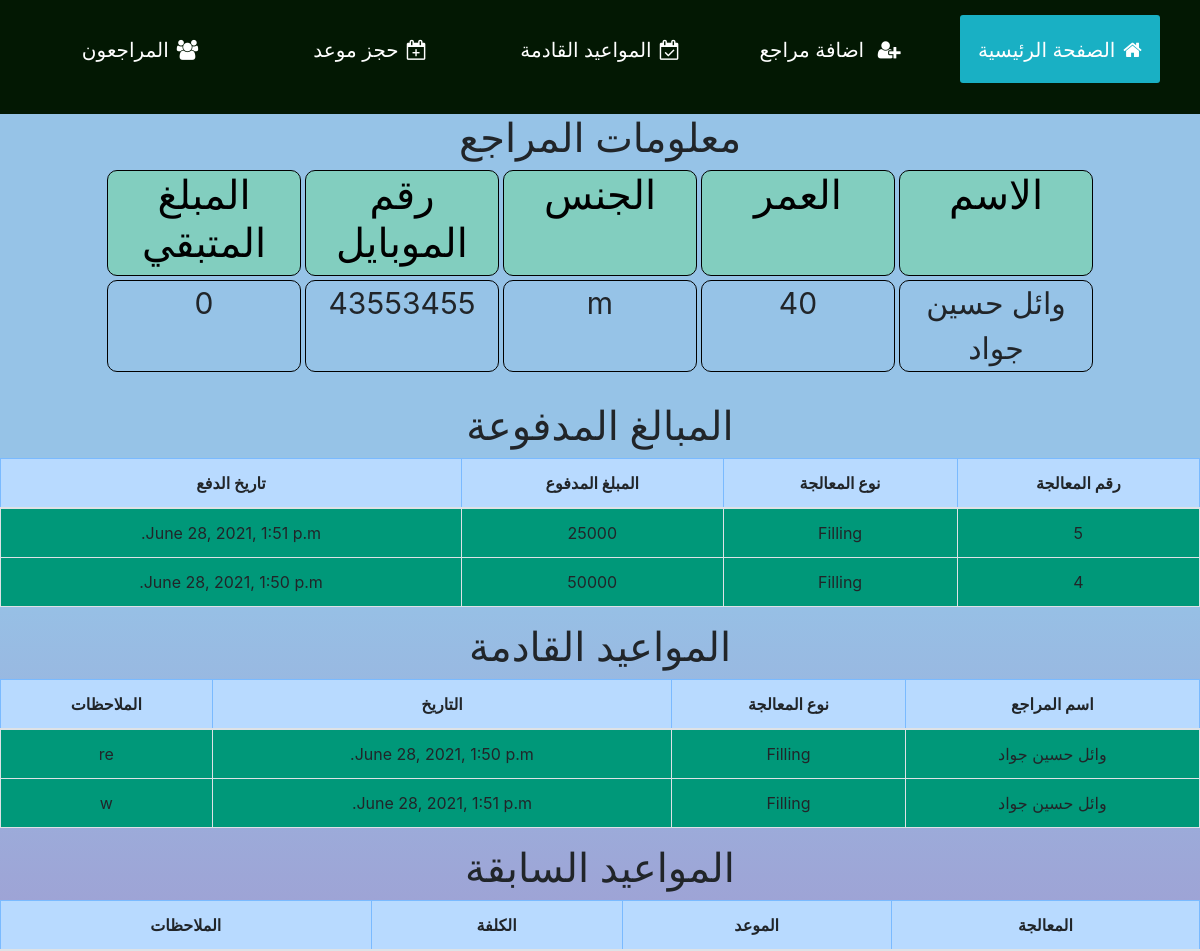
The page /patient/2 (signed in) on the database as committed earlier.
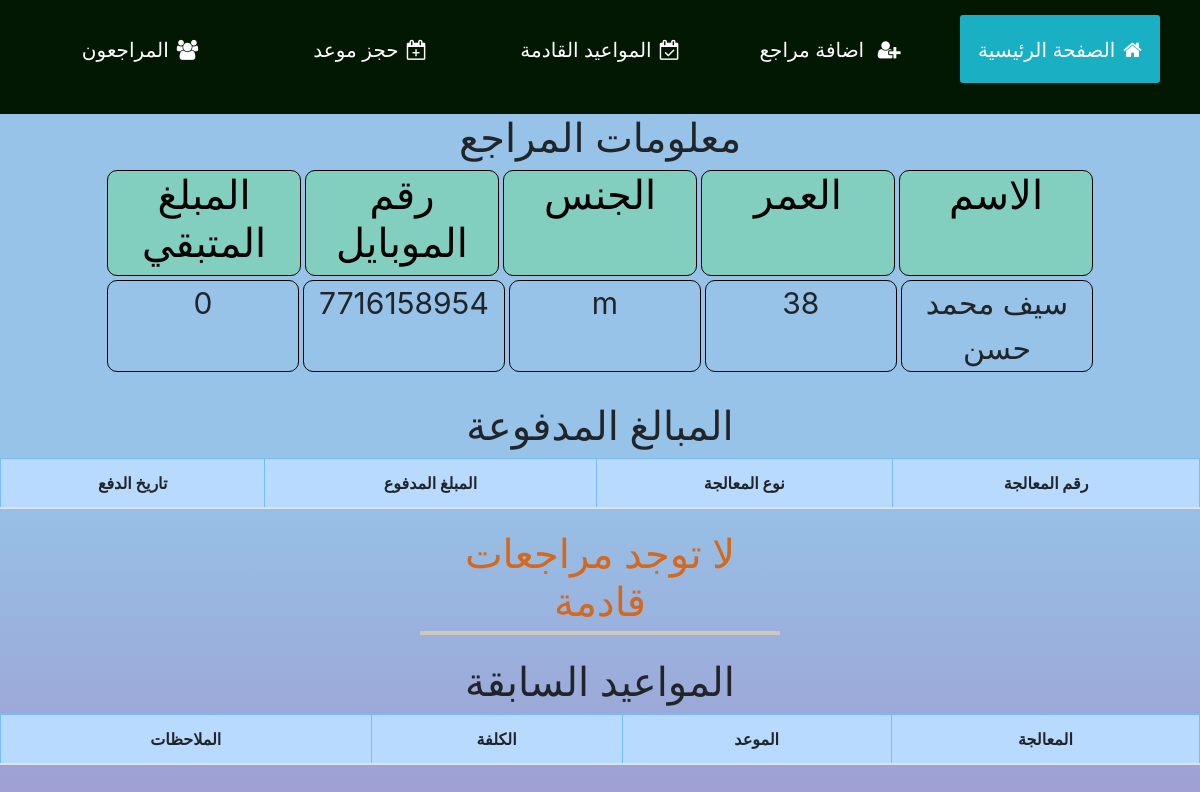
The same page on the database as committed later.
### dentist/models.py (models this page shows)
class Patients(models.Model):
    male = "m"
    female = "f"
    gender_type = [
        (male, "m"),
        (female, "f")
    ]
    name = models.CharField(max_length=64)
    age = models.IntegerField(null=True)
    gender = models.CharField(max_length=2, choices=gender_type, default=female, null=True, blank=True)
    contact_number = models.IntegerField(null=True, blank=True)
    remaining_amount = models.IntegerField(default=0)
    date_created = models.DateTimeField(auto_now_add=True)
    def __str__(self):
        return f"{self.name}"

class Treatment(models.Model):
    p_name= models.ForeignKey(Patients, on_delete=models.CASCADE, related_name="patient_name")
    treatments = models.ForeignKey(Medication_list, on_delete=models.CASCADE, related_name="list", null=True, blank=True)
    status= models.BooleanField(default=False)
    date_created = models.DateTimeField(auto_now_add=True)
    notes = models.CharField(max_length=100, default="")
    paid_amount = models.IntegerField(default=0)
    def __str__(self):
        return f"{self.treatments}"

class Medication_list(models.Model):
    treatment_title = models.CharField(max_length=100)
    def __str__(self):
        return f"{self.treatment_title}"

class Next_appointment(models.Model):
    patient_name = models.ForeignKey(Patients, on_delete=models.CASCADE, related_name="np_name")
    treatment = models.ForeignKey(Treatment, on_delete=models.CASCADE, related_name="n_treatment")
    date = models.DateTimeField(auto_now=False, auto_now_add=False, default=None)
    notes = models.CharField(max_length=100, default="")

### dentist/views.py (the view)
# urls.py: path('patient/<int:patient_id>', views.patient, name="patient"),
@login_required()
def patient(request, patient_id):
    patient = Patients.objects.get(pk=patient_id)
    old_appointments = Previous_appointment.objects.filter(patient_name=patient).order_by('-date')
    next_appointmens = Next_appointment.objects.filter(patient_name=patient)
    treatment = Treatment.objects.filter(p_name=patient).order_by('-date_created')
    for item in treatment:
        print(item.paid_amount)
    if  not next_appointmens:
        return render(request, 'dentist/patient.html',{
            "patient": patient,
            "message" : "لا توجد مراجعات قادمة",
            "old_appointments": old_appointments,
            "treatment" : treatment
        })
    else:
        return render(request, 'dentist/patient.html',{
            "patient": patient,
            "old_appointments": old_appointments,
            "next_appointments": next_appointmens,
            "treatment" : treatment
    })

### dentist/templates/dentist/patient.html (shortened to what this page needs)
{% extends 'dentist/layout.html' %}
{% load static %}
{% block content %}
    <div class="wrap__info">
        <h1 style="text-align: center;">معلومات المراجع</h1>
        <div class="row title_info">
            <div class="col"><h1>الاسم</h1> </div>
            <div class="col"><h1>العمر</h1> </div>
            <div class="col"><h1>الجنس</h1></div>
            <div class="col"><h1>رقم الموبايل</h1> </div>
            <div class="col"><h1>المبلغ المتبقي</h1></div>
        </div>
        <div class="row information">
            <div class="col">{{patient.name}}</div>
            <div class="col">{{patient.age}}</div>
            <div class="col">{{patient.gender}}</div>
            <div class="col">{{patient.contact_number}}</div>
            <div class="col">{{patient.remaining_amount}}</div>
        </div>
    </div>
    <div class="paid_per_session">
        <h1 style="text-align: center;">المبالغ المدفوعة</h1>
        <table class="table table-bordered">
            <thead class="table-primary">
                <th>رقم المعالجة</th>
                <th>نوع المعالجة</th>
                <th>المبلغ المدفوع</th>
                <th>تاريخ الدفع</th>
            </thead>
            {% for item in treatment %}
            <tr>
                <td>{{ item.id }}</td>
                <td>{{ item.treatments }}</td>
                <td>{{ item.paid_amount }}</td>
                <td>{{ item.date_created}}</td>
            </tr>
            {% endfor %}
        </table>
    </div>
    {% if message %}
    <h1 id="message">{{message}}</h1>
    {% else %}
        <div class="next_app_wrapper">
            <h1 style="text-align: center;">المواعيد القادمة</h1>
            <table class="table table-bordered">
                <thead class="table-primary">
                    <th>اسم المراجع</th>
                    <th>نوع المعالجة</th>
                    <th>التاريخ </th>
                    <th>الملاحظات</th>
                </thead>
                {% for appointment in next_appointments %}
                <tr>
                    <td>{{appointment.patient_name}}</td>
                    <td>{{appointment.treatment}}</td>
                    <td>{{appointment.date}}</td>
                    <td>{{appointment.notes}}</td>
                </tr>
                {% endfor %}
            </table>
        </div>
    {% endif %}
    <div class="treat_container">
        <h1 style="text-align: center;">المواعيد السابقة</h1>
        <table class="table table-bordered">
            <thead class="table-primary">
                <tr>
                    <th>المعالجة</th>
                    <th>الموعد</th>
                    <th>الكلفة</th>
                    <th>الملاحظات</th>
                </tr>
            </thead>
        </table>
    </div>
{% endblock%}

### dentist/templates/dentist/layout.html (shortened to what this page needs)
{% load static %}
<!doctype html>
<html lang="en" dir="rtl">
  <head>
    <link rel="stylesheet" href="{% static 'dentist/layout_style.css' %}">
    <link rel="stylesheet" href="https://cdn.jsdelivr.net/npm/@fortawesome/fontawesome-free@5.15.3/css/fontawesome.min.css">
    <link rel="stylesheet" href="{% static 'dentist/index.css' %}">
    <link rel="stylesheet" href="{% static 'dentist/jqueryui/jquery-ui.css'%}">
    <link rel="stylesheet" href="{% static 'dentist/jqueryui/jquery-ui.structure.css'%}">
    <link rel="stylesheet" href="{% static 'dentist/jqueryui/jquery-ui.theme.css'%}">
    <link rel="stylesheet" href="{% static 'dentist/timepicker/jquery-ui-timepicker-addon.min.css' %}">
    <link rel="stylesheet" href="https://cdnjs.cloudflare.com/ajax/libs/font-awesome/4.7.0/css/font-awesome.min.css">
    <link rel="stylesheet" href="{% static 'dentist/bootstrap-4.3.1-dist/css/bootstrap.min.css'%}">
  </head>
  <body>
    <div class="nav-container">
      <ul>
        <li class="active"><a href="{% url 'index'%}"><i class="fa fa-home"></i>الصفحة الرئيسية</a></li>
        <li><a href="{% url 'add_patient' %}"><i class="fa fa-user-plus"></i> اضافة مراجع</a> </li>
        <li><a href="{% url 'upcoming_appointments' %}"><i class="fa fa-calendar-check"></i>المواعيد القادمة</a> </li>
        <li><a href="{% url 'appointment' %}"><i class="fa fa-calendar-plus"></i>حجز موعد</a>  </li>
        <li><a href="{% url 'all_patients' %}"><i class="fa fa-users"></i>المراجعون</a> </li>
      </ul>
    </div>
  {% block content %}
  {% endblock %}
  </body>
</html>
</html>

### dentist/static/dentist/layout_style.css (style rules this page uses)
* { margin: 0; padding: 0; box-sizing: border-box; }
html { height: 100%; }
body { margin: 0; font-family: Arial, Helvetica, sans-serif; width: 100%; background-image: linear-gradient(rgb(150, 195, 231) 60%, rgb(159, 159, 211)); height: 100%; padding: 0; top: 0; bottom: 0; left: 0; right: 0; box-sizing: border-box; min-height: 100%; }
.nav-container { background: rgb(3, 24, 3); text-align: center; }
.nav-container ul { display: inline-flex; list-style: none; color: #fff; }
.nav-container ul li { width: 200px; margin: 15px; padding: 15px; }
.nav-container ul li a { text-decoration: none; color: #fff; font-size: 20px; }
.active , .nav-container ul li:hover { background:rgb(25, 176, 196); border-radius: 3px; }
.nav-container .fa { margin-left: 8px; }

### dentist/static/dentist/index.css (style rules this page uses)
li, a, button { font-family: Arial, Helvetica, sans-serif; font-weight: 500; font-size: 25px; color: #edf0f1; text-decoration: none; }
.row:after { content: ""; display: table; clear: both; }
.table-bordered { background: #009879; text-align: center; }
#message { text-align: center; border-bottom: 4px solid rgb(207, 200, 190); margin-bottom: 23px; width: 30%; margin-left: auto; margin-right: auto; color: chocolate; padding: 5px; }
.title_info { color: #000; }
.title_info>div { background-color: #82cebf; border: 1px solid black; text-align: center; border-radius: 10px; margin: 0px 2px 0px 2px; }
.information>div { border-radius: 10px; margin: 4px 2px 0px 2px; border: 1px solid black; font-size: 30px; text-align: center; }
.wrap__info { width: 80%; margin: auto; margin-bottom: 30px; }

Rows that differ between the two databases and show on the page:
removed Treatment: id "5", treatments "Filling", paid_amount "25000", date_created "June 28, 2021, 1:51 p.m."
removed Treatment: id "4", treatments "Filling", paid_amount "50000", date_created "June 28, 2021, 1:50 p.m."
removed Next_appointment: patient_name "وائل حسين جواد", treatment "Filling", date "June 28, 2021, 1:50 p.m.", notes "re"
removed Next_appointment: patient_name "وائل حسين جواد", treatment "Filling", date "June 28, 2021, 1:51 p.m.", notes "w"
changed Patients: name "وائل حسين جواد" → "سيف محمد حسن"; age "40" → "38"; contact_number "43553455" → "7716158954"
Other text that changed with them:
{{ message }}: (not shown) → "لا توجد مراجعات قادمة"
text no longer shown: "المواعيد القادمة اسم المراجع نوع المعالجة التاريخ الملاحظات"
